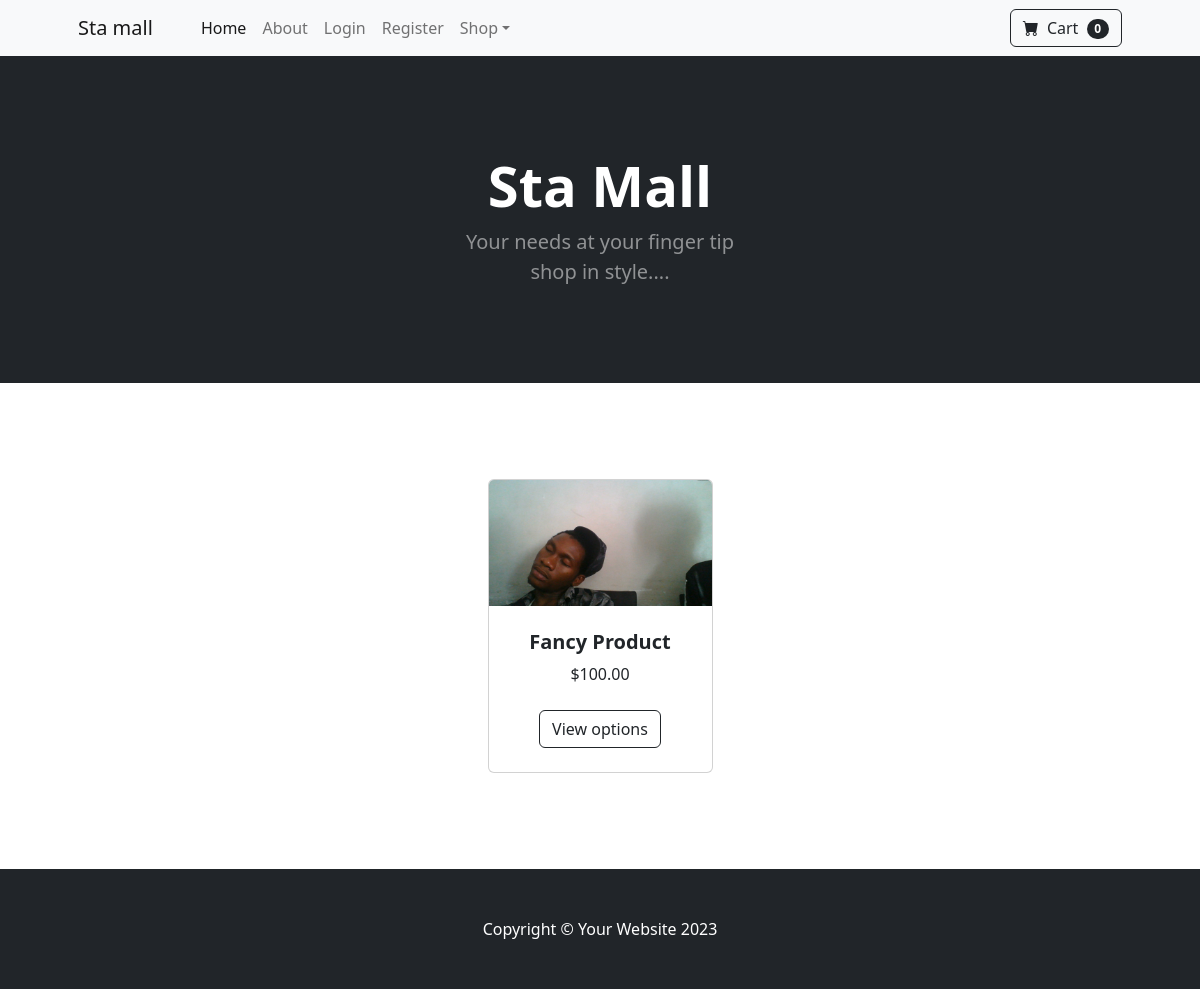
The app's page /, older data.
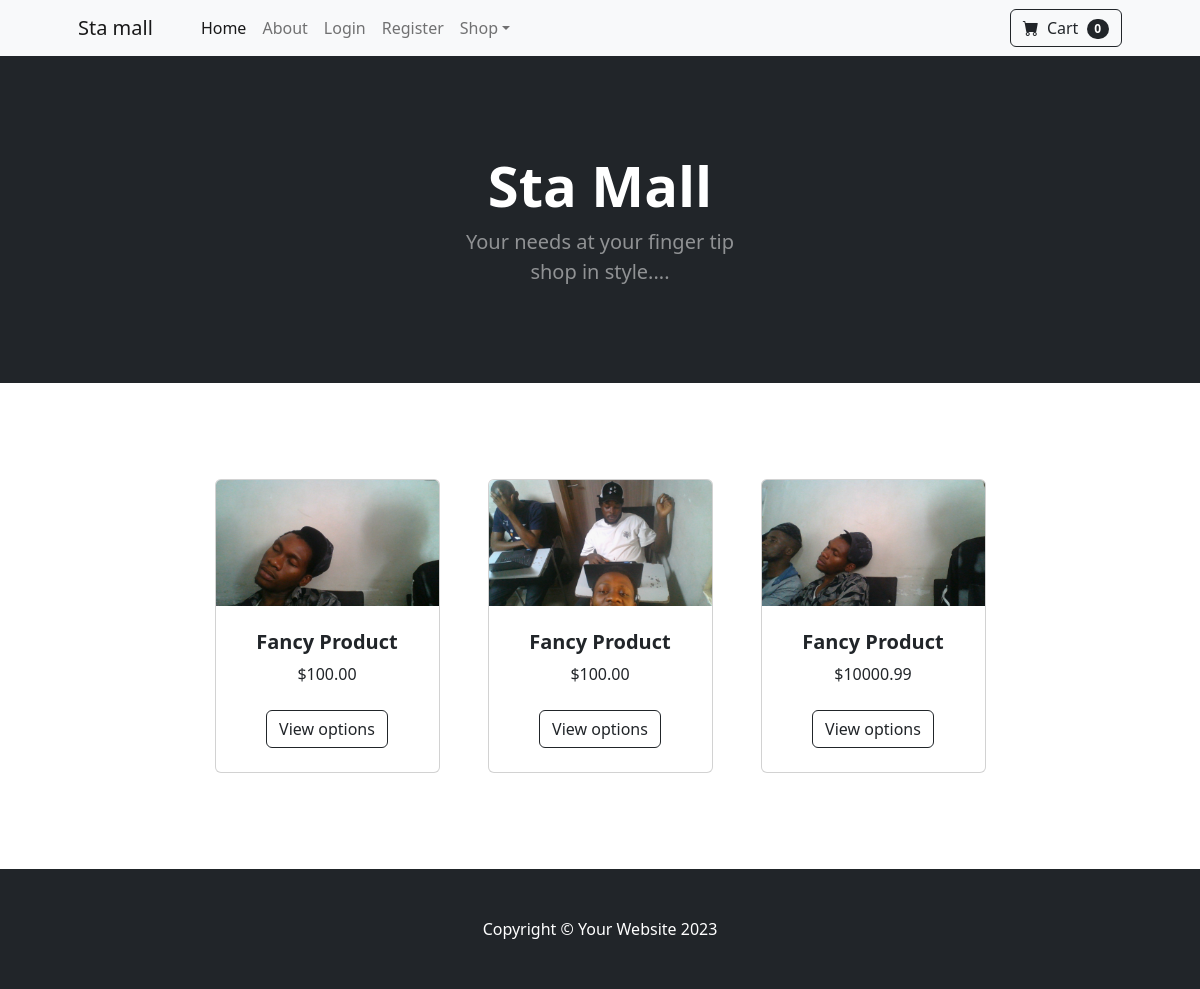
The same page, newer data.
### store/models.py (models this page shows, shortened)
class Product(models.Model):
    name = models.CharField(max_length=50)
    Category = models.ForeignKey(Category, on_delete=models.CASCADE)
    image = models.ImageField(upload_to='upload/product/')
    description = models.TextField()
    price = models.DecimalField(default=0, max_digits=7, decimal_places=2)
    discount_price = models.DecimalField(default=0, max_digits=7, decimal_places=2, blank=True)

### store/views.py (the view)
# urls.py: 2. Add a URL to urlpatterns:  path('', views.home, name='home')
def home(request):
    products = Product.objects.all()
    return render(request, 'home.html',{'products' : products})

### store/templates/home.html
{% extends 'base.html' %}
       {% block content %}
       <header class="bg-dark py-5">
        <div class="container px-4 px-lg-5 my-5">
            <div class="text-center text-white">
                <h1 class="display-4 fw-bolder">Sta Mall</h1>
                <p class="lead fw-normal text-white-50 mb-0">Your needs at your finger tip <br> shop in style....</p>
            </div>
        </div>
    </header>
        <section class="py-5">
            <div class="container px-4 px-lg-5 mt-5">
                <div class="row gx-4 gx-lg-5 row-cols-2 row-cols-md-3 row-cols-xl-4 justify-content-center">
                    {% for product in products %}
                    <div class="col mb-5">
                        <div class="card h-100">
                            <img class="card-img-top" src={{product.image.url}} alt="..." />
                            <div class="card-body p-4">
                                <div class="text-center">
                                    <h5 class="fw-bolder">Fancy Product</h5>
                                    ${{product.price}}
                                </div>
                            </div>
                            <div class="card-footer p-4 pt-0 border-top-0 bg-transparent">
                                <div class="text-center"><a class="btn btn-outline-dark mt-auto" href="#">View options</a></div>
                            </div>
                        </div>
                    </div>
                    {% endfor %}
                </div>
            </div>
        </section>
       {% endblock %}

### store/templates/base.html (shortened to what this page needs)
{% load static %}
<!DOCTYPE html>
<html lang="en">
    <head>
        <link href="https://cdn.jsdelivr.net/npm/bootstrap-icons@1.5.0/font/bootstrap-icons.css" rel="stylesheet" />
        <link href="{% static 'css/styles.css' %}" rel="stylesheet" />
    </head>
    <body>
        {% include 'navbar.html'%}
        {% block content %}
        {% endblock %}
 <footer class="py-5 bg-dark">
    <div class="container"><p class="m-0 text-center text-white">Copyright &copy; Your Website 2023</p></div>
</footer>
</body>
</html>

### store/templates/navbar.html (shortened to what this page needs)
 <nav class="navbar navbar-expand-lg navbar-light bg-light">
    <div class="container px-4 px-lg-5">
        <a class="navbar-brand" href="{% url 'homePage' %}">Sta mall</a>
        <div class="collapse navbar-collapse" id="navbarSupportedContent">
            <ul class="navbar-nav me-auto mb-2 mb-lg-0 ms-lg-4">
                <li class="nav-item"><a class="nav-link active" aria-current="page" href="{% url 'homePage' %}">Home</a></li>
                <li class="nav-item"><a class="nav-link" href="{% url 'about' %}">About</a></li>
                {% if user.is_authenticated %}
                <li class="nav-item"><a class="nav-link" href="{% url 'logout' %}">Logout</a></li>
                {% else %}
                <li class="nav-item"><a class="nav-link" href="{% url 'login' %}">Login</a></li>
                <li class="nav-item"><a class="nav-link" href="{% url 'register' %}">Register</a></li>
                {% endif %}
                <li class="nav-item dropdown">
                    <a class="nav-link dropdown-toggle" id="navbarDropdown" href="#" role="button" data-bs-toggle="dropdown" aria-expanded="false">Shop</a>
                </li>
            </ul>
            <form class="d-flex">
                <button class="btn btn-outline-dark" type="submit">
                    <i class="bi-cart-fill me-1"></i>
                    Cart
                    <span class="badge bg-dark text-white ms-1 rounded-pill">0</span>
                </button>
            </form>
        </div>
    </div>
</nav>

Row changes from the older to the newer data that the page shows:
added Product: image (picture), price "100.00"
added Product: image (picture), price "10000.99"
